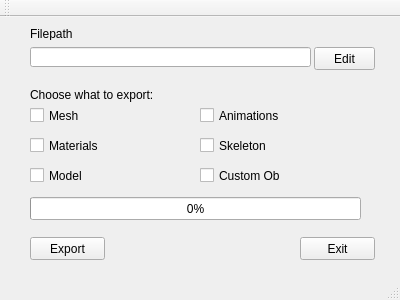
<?xml version="1.0" encoding="UTF-8"?>
<ui version="4.0">
 <class>MainWindow</class>
 <widget class="QMainWindow" name="MainWindow">
  <property name="geometry">
   <rect>
    <x>0</x>
    <y>0</y>
    <width>400</width>
    <height>300</height>
   </rect>
  </property>
  <property name="windowTitle">
   <string>BBF Exporter</string>
  </property>
  <widget class="QWidget" name="centralWidget">
   <widget class="QPushButton" name="exportButton">
    <property name="geometry">
     <rect>
      <x>30</x>
      <y>220</y>
      <width>75</width>
      <height>23</height>
     </rect>
    </property>
    <property name="text">
     <string>Export</string>
    </property>
   </widget>
   <widget class="QPushButton" name="exitButton">
    <property name="geometry">
     <rect>
      <x>300</x>
      <y>220</y>
      <width>75</width>
      <height>23</height>
     </rect>
    </property>
    <property name="text">
     <string>Exit</string>
    </property>
   </widget>
   <widget class="QProgressBar" name="progressBar">
    <property name="geometry">
     <rect>
      <x>30</x>
      <y>180</y>
      <width>331</width>
      <height>23</height>
     </rect>
    </property>
    <property name="value">
     <number>0</number>
    </property>
   </widget>
   <widget class="QCheckBox" name="skelBox">
    <property name="geometry">
     <rect>
      <x>200</x>
      <y>120</y>
      <width>70</width>
      <height>17</height>
     </rect>
    </property>
    <property name="text">
     <string>Skeleton</string>
    </property>
   </widget>
   <widget class="QCheckBox" name="matBox">
    <property name="geometry">
     <rect>
      <x>30</x>
      <y>120</y>
      <width>70</width>
      <height>17</height>
     </rect>
    </property>
    <property name="text">
     <string>Materials</string>
    </property>
   </widget>
   <widget class="QLabel" name="label">
    <property name="geometry">
     <rect>
      <x>30</x>
      <y>70</y>
      <width>171</width>
      <height>16</height>
     </rect>
    </property>
    <property name="text">
     <string>Choose what to export:</string>
    </property>
   </widget>
   <widget class="QLineEdit" name="lineEdit">
    <property name="geometry">
     <rect>
      <x>30</x>
      <y>30</y>
      <width>281</width>
      <height>20</height>
     </rect>
    </property>
   </widget>
   <widget class="QLabel" name="label_2">
    <property name="geometry">
     <rect>
      <x>30</x>
      <y>10</y>
      <width>47</width>
      <height>13</height>
     </rect>
    </property>
    <property name="text">
     <string>Filepath</string>
    </property>
   </widget>
   <widget class="QPushButton" name="editButton">
    <property name="geometry">
     <rect>
      <x>314</x>
      <y>30</y>
      <width>61</width>
      <height>23</height>
     </rect>
    </property>
    <property name="text">
     <string>Edit</string>
    </property>
   </widget>
   <widget class="QCheckBox" name="animBox">
    <property name="geometry">
     <rect>
      <x>200</x>
      <y>90</y>
      <width>91</width>
      <height>17</height>
     </rect>
    </property>
    <property name="text">
     <string>Animations</string>
    </property>
   </widget>
   <widget class="QCheckBox" name="meshBox">
    <property name="geometry">
     <rect>
      <x>30</x>
      <y>90</y>
      <width>70</width>
      <height>17</height>
     </rect>
    </property>
    <property name="text">
     <string>Mesh</string>
    </property>
   </widget>
   <widget class="QCheckBox" name="modelBox">
    <property name="geometry">
     <rect>
      <x>30</x>
      <y>150</y>
      <width>70</width>
      <height>17</height>
     </rect>
    </property>
    <property name="text">
     <string>Model</string>
    </property>
   </widget>
   <widget class="QCheckBox" name="CustomObb">
    <property name="geometry">
     <rect>
      <x>200</x>
      <y>150</y>
      <width>81</width>
      <height>17</height>
     </rect>
    </property>
    <property name="text">
     <string>Custom Obb</string>
    </property>
   </widget>
  </widget>
  <widget class="QToolBar" name="mainToolBar">
   <attribute name="toolBarArea">
    <enum>TopToolBarArea</enum>
   </attribute>
   <attribute name="toolBarBreak">
    <bool>false</bool>
   </attribute>
  </widget>
  <widget class="QStatusBar" name="statusBar"/>
 </widget>
 <layoutdefault spacing="6" margin="11"/>
 <resources/>
 <connections>
  <connection>
   <sender>exitButton</sender>
   <signal>clicked()</signal>
   <receiver>MainWindow</receiver>
   <slot>close()</slot>
   <hints>
    <hint type="sourcelabel">
     <x>329</x>
     <y>257</y>
    </hint>
    <hint type="destinationlabel">
     <x>255</x>
     <y>260</y>
    </hint>
   </hints>
  </connection>
 </connections>
</ui>
